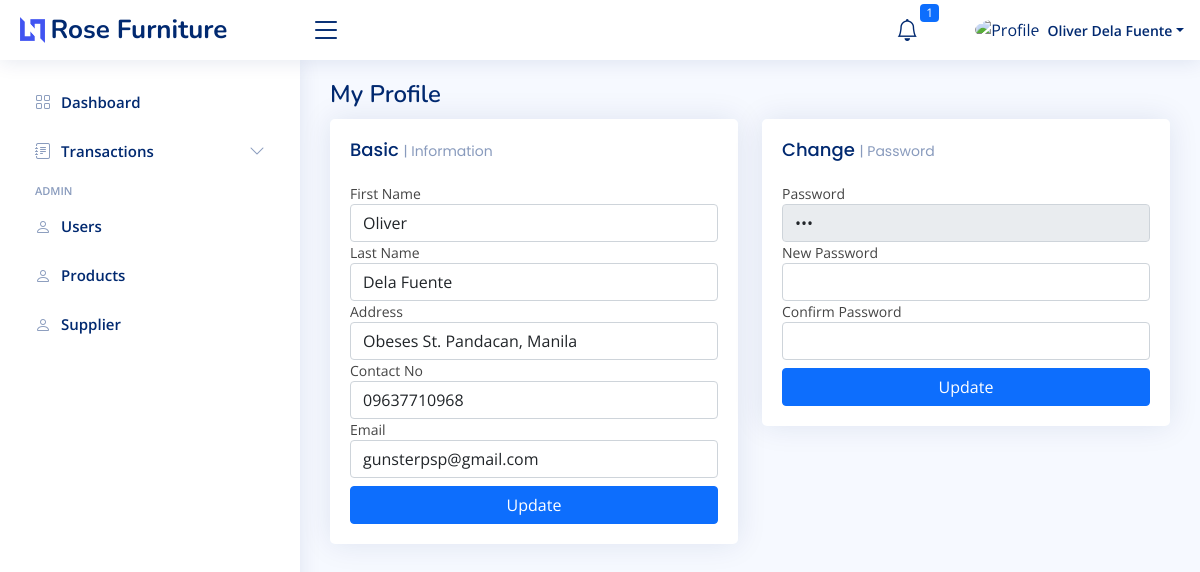
The page /ecommerce/profile?user_id=1 (signed in) on the database its author committed.
### tables this page shows
CREATE TABLE `tbl_users` (
  `user_id` int(11) NOT NULL,
  `first_name` varchar(100) DEFAULT NULL,
  `last_name` varchar(100) DEFAULT NULL,
  `address` varchar(250) DEFAULT NULL,
  `contact_no` varchar(50) DEFAULT NULL,
  `username` varchar(100) DEFAULT NULL,
  `password` varchar(100) DEFAULT NULL,
  `email` varchar(100) DEFAULT NULL,
  `group_code` int(11) DEFAULT NULL,
  `logistic_id` int(11) DEFAULT 0,
  `status` int(11) DEFAULT 1
);

### ecommerce/profile.php (the view, shortened to what this page needs)
<?php include '../includes/header_ecommerce.php'; ?>
<?php
global $conn;
$user_id = $_GET["user_id"];
$sql = mysqli_query($conn, "SELECT * FROM tbl_users WHERE user_id = '$user_id' ");
$row = mysqli_fetch_assoc($sql);
?>
    <div class="pagetitle">
      <h1>My Profile</h1>
    </div>
    <section class="section dashboard">
      <div class="row">
        <div class="col-lg-6">
          <div class="row">
            <div class="col-12">
              <div class="card recent-sales overflow-auto">
                <div class="card-body">
                  <h5 class="card-title">Basic <span>| Information</span></h5>
                  <div>
                    <label for="">First Name</label>
                    <input type="text" class="form-control" id="first_name" value="<?= $row['first_name'] ?>">
                  </div>
                  <div>
                    <label for="">Last Name</label>
                    <input type="text" class="form-control" id="last_name" value="<?= $row['last_name'] ?>">
                  </div>
                  <div>
                    <label for="">Address</label>
                    <input type="text" class="form-control" id="address" value="<?= $row['address'] ?>">
                  </div>
                  <div>
                    <label for="">Contact No</label>
                    <input type="text" class="form-control" id="contact_no" value="<?= $row['contact_no'] ?>">
                  </div>
                  <div class="mb-2">
                    <label for="">Email</label>
                    <input type="text" class="form-control" id="email" value="<?= $row['email'] ?>">
                  </div>
                  <div>
                    <button type="button" class="btn btn-primary w-100 updateInfo">Update</button>
                  </div>
                </div>
              </div>
            </div>
          </div>
        </div>
        <div class="col-lg-6">
          <div class="card">
            <div class="card-body">
              <h5 class="card-title">Change <span>| Password</span></h5>
              <div class="activity">
              <div>
                    <label for="">Password</label>
                    <input type="password" disabled class="form-control" value="<?= $row['password'] ?>">
                  </div>
                  <div>
                    <label for="">New Password</label>
                    <input type="password" class="form-control" value="" id="new_password">
                  </div>
                  <div class="mb-2">
                    <label for="">Confirm Password</label>
                    <input type="password" class="form-control" value=""  id="confirm_password">
                  </div>
                  <div>
                    <button type="button" class="btn btn-primary w-100 updatePassword">Update</button>
                  </div>
              </div>
            </div>
          </div>
        </div>
      </div>
    </section>
  <?php include '../includes/footer_ecommerce.php'; ?>

### includes/header_ecommerce.php (shortened to what this page needs)
<?php
@require_once '../database/connection.php';
$curPageName = substr($_SERVER["SCRIPT_NAME"], strrpos($_SERVER["SCRIPT_NAME"], "/") + 1);
$getID     = $_SESSION['user_id'];
$queryUser = $conn->query("SELECT * FROM `tbl_users` WHERE `user_id` = '" . $getID . "' ");
$user      = $queryUser->fetch_assoc();
?>
<!DOCTYPE html>
<html lang="en">
<head>
  <link href="https://cdn.jsdelivr.net/npm/select2@4.1.0-rc.0/dist/css/select2.min.css" rel="stylesheet" />
  <link rel="stylesheet" href="https://cdnjs.cloudflare.com/ajax/libs/font-awesome/6.4.2/css/all.min.css" />
  <link href="assets/vendor/bootstrap-icons/bootstrap-icons.css" rel="stylesheet">
  <link href="assets/vendor/boxicons/css/boxicons.min.css" rel="stylesheet">
  <link href="assets/vendor/quill/quill.snow.css" rel="stylesheet">
  <link href="assets/vendor/quill/quill.bubble.css" rel="stylesheet">
  <link href="assets/vendor/remixicon/remixicon.css" rel="stylesheet">
  <link href="assets/css/bootstrap.min.css" rel="stylesheet">
  <link rel="stylesheet" href="assets/css/bsDatatable.css">
  <link href="https://cdn.jsdelivr.net/npm/sweetalert2@11.7.32/dist/sweetalert2.min.css" rel="stylesheet">
  <link href="assets/css/style.css" rel="stylesheet">
</head>
<body>
  <header id="header" class="header fixed-top d-flex align-items-center">
    <div class="d-flex align-items-center justify-content-between">
      <a href="home" class="logo d-flex align-items-center">
        <img src="assets/img/logo.png" alt="">
        <span class="d-none d-lg-block">Rose Furniture</span>
      </a>
      <i class="bi bi-list toggle-sidebar-btn"></i>
    </div>
    <nav class="header-nav ms-auto">
      <ul class="d-flex align-items-center">
        <li class="nav-item dropdown">
          <a class="nav-link nav-icon" href="#" data-bs-toggle="dropdown">
            <i class="bi bi-bell"></i>
            <span class="badge bg-primary badge-number">
              <?php
              $sqlCountAdmin = mysqli_query($conn, "SELECT COUNT(notification_id) as 'id' FROM tbl_notifications WHERE receiver_id = '" . $_SESSION['user_id'] . "' AND status = 1 ");
              $rowCoundAdmin = mysqli_fetch_assoc($sqlCountAdmin);
              echo $rowCoundAdmin['id'];
              ?>
            </span>
          </a>
        </li>
        <li class="nav-item dropdown pe-3">
          <a class="nav-link nav-profile d-flex align-items-center pe-0" href="#" data-bs-toggle="dropdown">
            <img src="https://th.bing.com/th/id/OIP.LG6UqvINZmEBMrUzrhADJAHaHa?pid=ImgDet&rs=1" alt="Profile" class="rounded-circle">
            <span class="d-none d-md-block dropdown-toggle ps-2"><?php echo $user['first_name'] ?> <?php echo $user['last_name'] ?></span>
          </a>
        </li>
      </ul>
    </nav>
  </header>
  <aside id="sidebar" class="sidebar">
    <ul class="sidebar-nav" id="sidebar-nav">
      <?php
      if ($_SESSION['group_code'] == 1 || $_SESSION['group_code'] == 5  || $_SESSION['group_code'] == 4) {
      ?>
        <li class="nav-item">
          <a class="nav-link <?php if ($curPageName != "dashboard.php") {
                                echo 'collapsed';
                              } ?>" href="dashboard">
            <i class="bi bi-grid"></i>
            <span>Dashboard</span>
          </a>
        </li>
      <?php
      }else if($_SESSION['group_code'] == 3){
      }
      ?>
      <?php
      if ($_SESSION['group_code'] == 2) {
      ?>
        <li class="nav-item">
          <a class="nav-link <?php if ($curPageName != "my_cart.php") {
                                echo 'collapsed';
                              } ?>" href="../ecommerce/my_cart">
            <i class="bx bx-cart-alt"></i><span>My Cart</span>
            <?php
            $cartSelect = $conn->query("SELECT COUNT(cart_id) AS 'count' FROM tbl_cart_items WHERE user_id = '$getID' AND status = 1 ");
            $cartItem = $cartSelect->fetch_assoc();
            ?>
            <div class="text-end" style="margin-left: 5px;">
              <span class="badge bg-success badge-number"><?= $cartItem['count'] ?></span>
            </div>
          </a>
        </li>
        <li class="nav-item">
          <a class="nav-link <?php if ($curPageName != "my_purchase.php") {
                                echo 'collapsed';
                              } ?>" href="../ecommerce/my_purchase?history=to_pay">
            <i class="bi bi-menu-button-wide"></i><span>My Purchase</span>
            <!-- <?php
                  $cartSelect = $conn->query("SELECT COUNT(order_id) AS 'count' FROM tbl_order_detail_items WHERE user_id = '$getID' AND status = 1 ");
                  $cartItem = $cartSelect->fetch_assoc();
                  ?>
             <div class="text-end" style="margin-left: 5px;">
            <span class="badge bg-success badge-number"><?= $cartItem['count'] ?></span>
            </div> -->
          </a>
        </li>
<!--
        <li class="nav-item">
          <a class="nav-link <?php if ($curPageName != "cancelled_transactions.php") {
                                echo 'collapsed';
                              } ?>" href="cancelled_transactions">
            <i class="bi bi-menu-button-wide"></i><span>Completed Transactions</span>
          </a>
        </li>
        <li class="nav-item">
          <a class="nav-link <?php if ($curPageName != "cancelled_transactions.php") {
                                echo 'collapsed';
                              } ?>" href="cancelled_transactions">
            <i class="bi bi-menu-button-wide"></i><span>Cancelled Transactions</span>
          </a>
        </li> -->
      <?php
      } else if ($_SESSION['group_code'] == 1 || $_SESSION['group_code'] == 5) {
      ?>
        <li class="nav-item">
          <a class="nav-link collapsed" data-bs-target="#forms-nav" data-bs-toggle="collapse" href="#">
            <i class="bi bi-journal-text"></i><span>Transactions</span><i class="bi bi-chevron-down ms-auto"></i>
          </a>
        </li>
      <?php
      } else if ($_SESSION['group_code'] == 3) {
      ?>
        <li class="nav-item">
          <a class="nav-link collapsed" data-bs-target="#forms-nav" data-bs-toggle="collapse" href="#">
            <i class="bi bi-journal-text"></i><span>Transactions</span><i class="bi bi-chevron-down ms-auto"></i>
          </a>
          <ul id="forms-nav" class="nav-content collapsed collapse
        <?php
        if ($curPageName == "for_pickup.php" || $curPageName == "receiving.php" || $curPageName == "delivery.php" || $curPageName == "for_refund.php") {
          echo 'show';
        }
        ?>" data-bs-parent="#sidebar-nav">
            <li>
              <a href="receiving">
                <i class="bi bi-circle" style="<?php if ($curPageName == "receiving.php") {
                                                  echo 'background: darkblue;';
                                                } ?>"></i><span>My Receiving</span>
              </a>
            </li>
            <li>
              <a href="delivery">
                <i class="bi bi-circle" style="<?php if ($curPageName == "delivery.php") {
                                                  echo 'background: darkblue;';
                                                } ?>"></i><span>To Deliver</span>
              </a>
            </li>
            <li>
              <a href="for_refund">
                <i class="bi bi-circle" style="<?php if ($curPageName == "for_refund.php") {
                                                  echo 'background: darkblue;';
                                                } ?>"></i><span>For Refund</span>
              </a>
            </li>
            <li>
              <a href="for_pickup">
                <i class="bi bi-circle" style="<?php if ($curPageName == "for_pickup.php") {
                                                  echo 'background: darkblue;';
                                                } ?>"></i><span>For Pick Up of Customer</span>
              </a>
            </li>
          </ul>
        </li>
      <?php
      }
      ?>
      <?php
      if ($_SESSION['group_code'] == 5 || $_SESSION['group_code'] == 1 || $_SESSION['group_code'] == 4) {
      ?>
      <?php
        if($_SESSION['group_code'] == 1){
          ?>
                  <li class="nav-heading">Admin</li>
        <li class="nav-item">
          <a class="nav-link <?php if ($curPageName != "users.php") {
                                echo 'collapsed';
                              } ?>" href="users">
            <i class="bi bi-person"></i>
            <span>Users</span>
          </a>
        </li>
          <?php
        }else if($_SESSION['group_code'] == 2){
          ?>
                  <li class="nav-heading">Manager</li>
          <?php
        }
        else {
          ?>
                  <li class="nav-heading">Inventory</li>
          <?php
        }
      ?>
        <li class="nav-item">
          <a class="nav-link <?php if ($curPageName != "products.php") {
                                echo 'collapsed';
                              } ?>" href="products">
            <i class="bi bi-person"></i>
            <span>Products</span>
          </a>
        </li>
        <li class="nav-item">
          <a class="nav-link <?php if ($curPageName != "supplier.php") {
                                echo 'collapsed';
                              } ?>" href="supplier">
            <i class="bi bi-person"></i>
            <span>Supplier</span>
          </a>
        </li>
      <?php
      }
      ?>
    </ul>
  </aside>
  <main id="main" class="main">

### ecommerce/assets/css/style.css (style rules this page uses)
:root { scroll-behavior: smooth; }
body { font-family: "Open Sans", sans-serif; background: #f6f9ff; color: #444444; }
a { color: #4154f1; text-decoration: none; }
h1, h2, h3, h4, h5, h6 { font-family: "Nunito", sans-serif; }
#main { margin-top: 60px; padding: 20px 30px; transition: all 0.3s; }
.pagetitle { margin-bottom: 10px; }
.pagetitle h1 { font-size: 24px; margin-bottom: 0; font-weight: 600; color: #012970; }
.card { margin-bottom: 30px; border: none; border-radius: 5px; box-shadow: 0px 0 30px rgba(1, 41, 112, 0.1); }
.card-title { padding: 20px 0 15px 0; font-size: 18px; font-weight: 500; color: #012970; font-family: "Poppins", sans-serif; }
.card-title span { color: #899bbd; font-size: 14px; font-weight: 400; }
.card-body { padding: 0 20px 20px 20px; }
.logo { line-height: 1; }
@media (min-width: 1200px) { .logo { width: 280px; } }
.logo img { max-height: 26px; margin-right: 6px; }
.logo span { font-size: 26px; font-weight: 700; color: #012970; font-family: "Nunito", sans-serif; }
.header { transition: all 0.5s; z-index: 997; height: 60px; box-shadow: 0px 2px 20px rgba(1, 41, 112, 0.1); background-color: #fff; padding-left: 20px; }
.header .toggle-sidebar-btn { font-size: 32px; padding-left: 10px; cursor: pointer; color: #012970; }
.header-nav ul { list-style: none; }
.header-nav>ul { margin: 0; padding: 0; }
.header-nav .nav-icon { font-size: 22px; color: #012970; margin-right: 25px; position: relative; }
.header-nav .nav-profile { color: #012970; }
.header-nav .nav-profile img { max-height: 36px; }
.header-nav .nav-profile span { font-size: 14px; font-weight: 600; }
.header-nav .badge-number { position: absolute; inset: -2px -5px auto auto; font-weight: normal; font-size: 12px; padding: 3px 6px; }
.sidebar { position: fixed; top: 60px; left: 0; bottom: 0; width: 300px; z-index: 996; transition: all 0.3s; padding: 20px; overflow-y: auto; scrollbar-width: thin; scrollbar-color: #aab7cf transparent; box-shadow: 0px 0px 20px rgba(1, 41, 112, 0.1); background-color: #fff; }
@media (min-width: 1200px) { #main, #footer { margin-left: 300px; } }
.sidebar-nav { padding: 0; margin: 0; list-style: none; }
.sidebar-nav li { padding: 0; margin: 0; list-style: none; }
.sidebar-nav .nav-item { margin-bottom: 5px; }
.sidebar-nav .nav-heading { font-size: 11px; text-transform: uppercase; color: #899bbd; font-weight: 600; margin: 10px 0 5px 15px; }
.sidebar-nav .nav-link { display: flex; align-items: center; font-size: 15px; font-weight: 600; color: #4154f1; transition: 0.3; background: #f6f9ff; padding: 10px 15px; border-radius: 4px; }
.sidebar-nav .nav-link i { font-size: 16px; margin-right: 10px; color: #4154f1; }
.sidebar-nav .nav-link.collapsed { color: #012970; background: #fff; }
.sidebar-nav .nav-link.collapsed i { color: #899bbd; }
.sidebar-nav .nav-link .bi-chevron-down { margin-right: 0; transition: transform 0.2s ease-in-out; }
.dashboard .activity { font-size: 14px; }
.dashboard .recent-sales { font-size: 14px; }

### rows shown on the page
tbl_users: first_name "Oliver", last_name "Dela Fuente", address "Obeses St. Pandacan, Manila", contact_no "09637710968", email "gunsterpsp@gmail.com"

### other values the page prints
$rowCoundAdmin['id'] "1"
